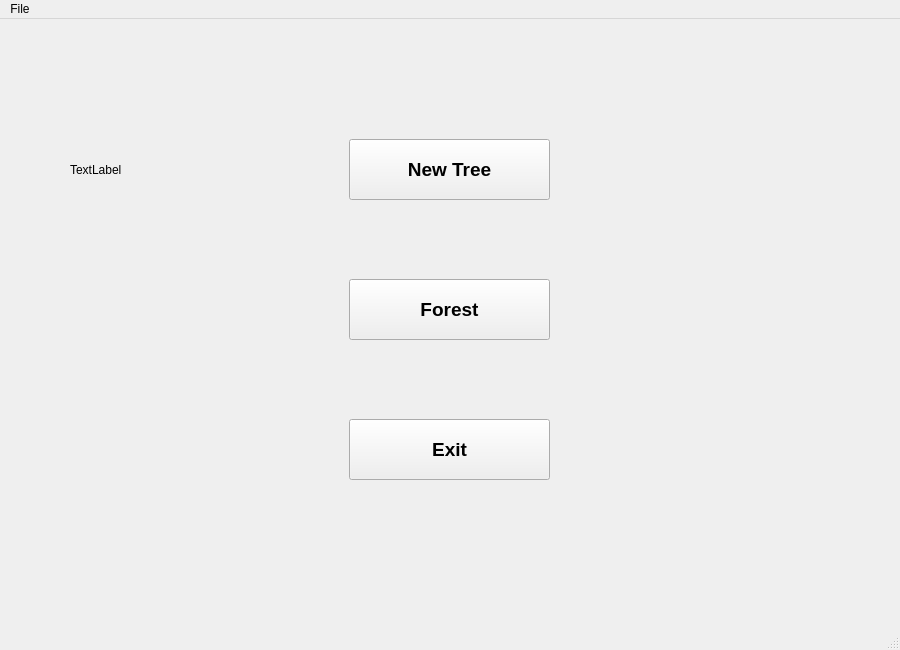
<?xml version="1.0" encoding="UTF-8"?>
<ui version="4.0">
 <class>MainWindow</class>
 <widget class="QMainWindow" name="MainWindow">
  <property name="geometry">
   <rect>
    <x>0</x>
    <y>0</y>
    <width>900</width>
    <height>650</height>
   </rect>
  </property>
  <property name="windowTitle">
   <string>MainWindow</string>
  </property>
  <widget class="QWidget" name="centralwidget">
   <widget class="QPushButton" name="button_new_tree">
    <property name="geometry">
     <rect>
      <x>349</x>
      <y>120</y>
      <width>201</width>
      <height>61</height>
     </rect>
    </property>
    <property name="font">
     <font>
      <family>Arial</family>
      <pointsize>14</pointsize>
      <weight>75</weight>
      <bold>true</bold>
     </font>
    </property>
    <property name="text">
     <string>New Tree</string>
    </property>
   </widget>
   <widget class="QPushButton" name="button_forest">
    <property name="geometry">
     <rect>
      <x>349</x>
      <y>260</y>
      <width>201</width>
      <height>61</height>
     </rect>
    </property>
    <property name="font">
     <font>
      <family>Arial</family>
      <pointsize>14</pointsize>
      <weight>75</weight>
      <bold>true</bold>
     </font>
    </property>
    <property name="text">
     <string>Forest</string>
    </property>
   </widget>
   <widget class="QPushButton" name="button_exit">
    <property name="geometry">
     <rect>
      <x>349</x>
      <y>400</y>
      <width>201</width>
      <height>61</height>
     </rect>
    </property>
    <property name="font">
     <font>
      <family>Arial</family>
      <pointsize>14</pointsize>
      <weight>75</weight>
      <bold>true</bold>
     </font>
    </property>
    <property name="text">
     <string>Exit</string>
    </property>
   </widget>
   <widget class="QLabel" name="label">
    <property name="geometry">
     <rect>
      <x>70</x>
      <y>90</y>
      <width>191</width>
      <height>121</height>
     </rect>
    </property>
    <property name="text">
     <string>TextLabel</string>
    </property>
   </widget>
  </widget>
  <widget class="QMenuBar" name="menubar">
   <property name="geometry">
    <rect>
     <x>0</x>
     <y>0</y>
     <width>900</width>
     <height>21</height>
    </rect>
   </property>
   <widget class="QMenu" name="menuFile">
    <property name="title">
     <string>File</string>
    </property>
    <addaction name="action_new_tree"/>
    <addaction name="action_forest"/>
    <addaction name="separator"/>
    <addaction name="action_exit"/>
   </widget>
   <addaction name="menuFile"/>
  </widget>
  <widget class="QStatusBar" name="statusbar"/>
  <action name="action_new_tree">
   <property name="text">
    <string>New Tree</string>
   </property>
   <property name="shortcut">
    <string>Ctrl+N</string>
   </property>
  </action>
  <action name="action_forest">
   <property name="text">
    <string>Forest</string>
   </property>
   <property name="shortcut">
    <string>Ctrl+L</string>
   </property>
  </action>
  <action name="action_exit">
   <property name="text">
    <string>Exit</string>
   </property>
   <property name="shortcut">
    <string>Esc</string>
   </property>
  </action>
 </widget>
 <resources/>
 <connections/>
</ui>
